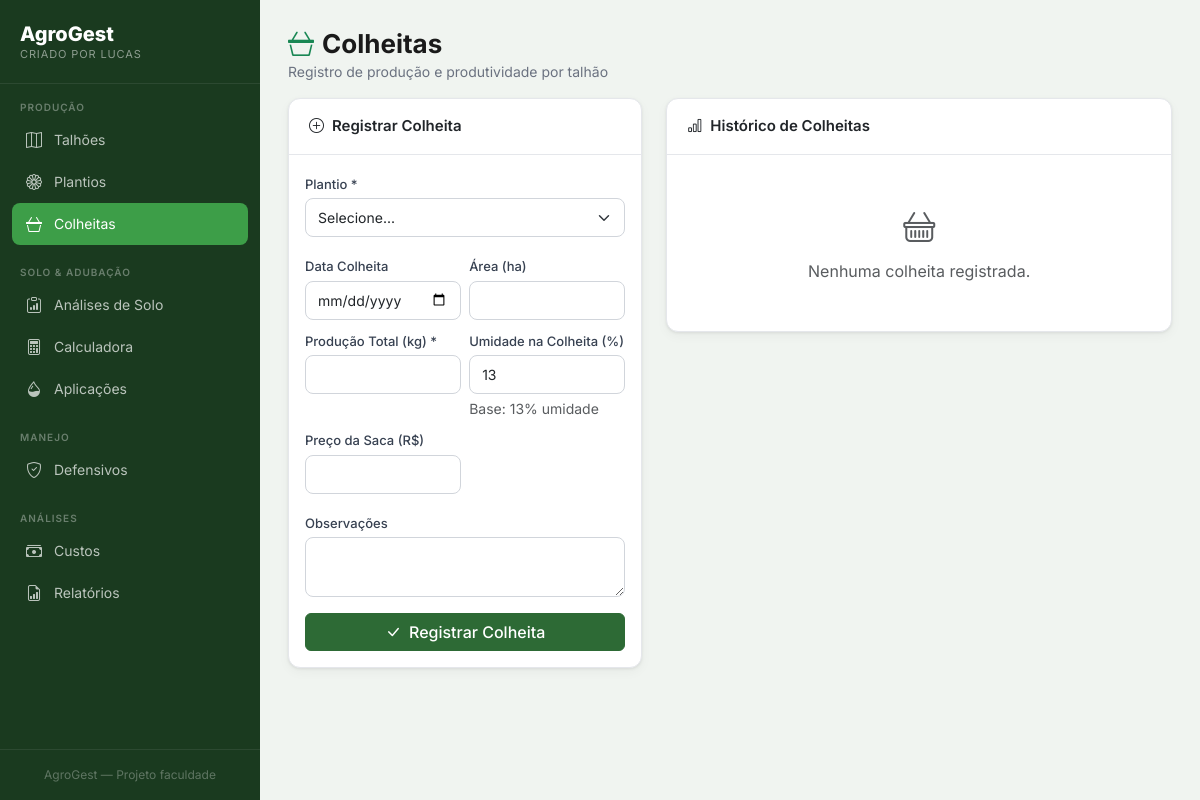
The page /colheita/ on the database as committed earlier.
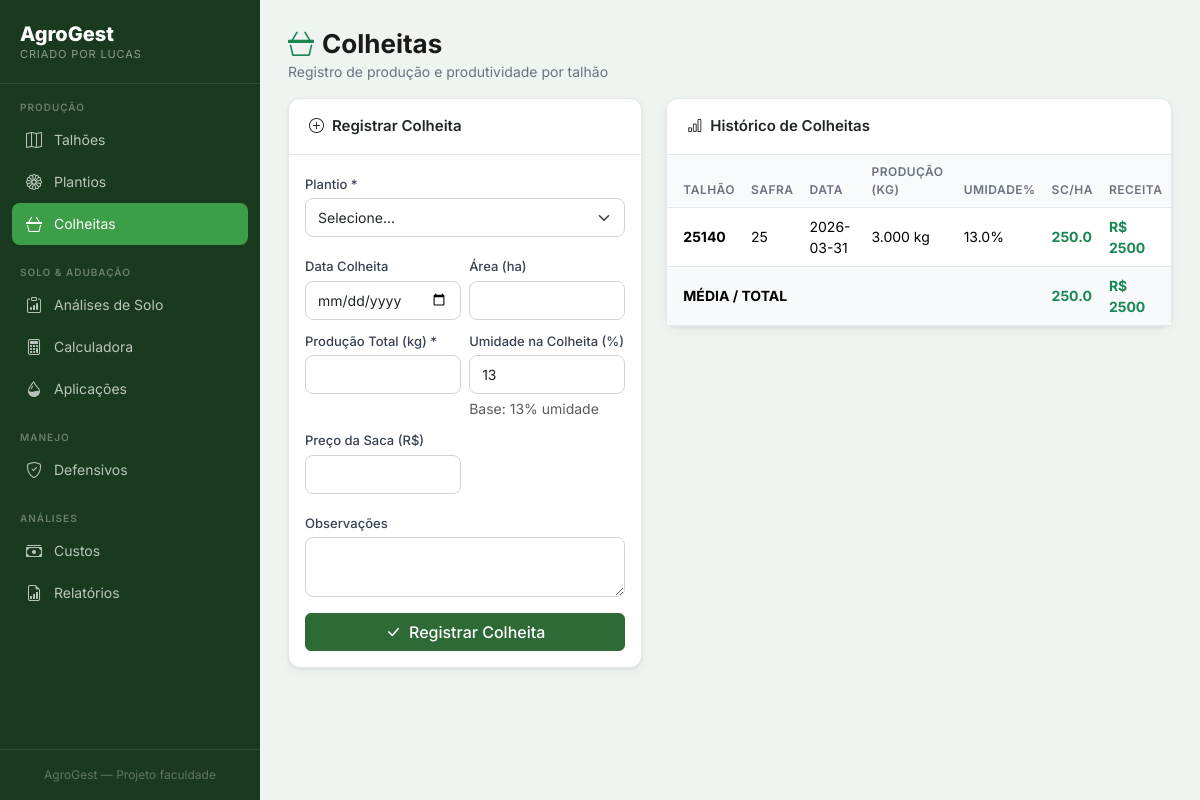
The same page on the database as committed later.
### tables this page shows
CREATE TABLE colheitas (
    id INTEGER PRIMARY KEY AUTOINCREMENT,
    plantio_id INTEGER NOT NULL,
    data_colheita DATE,
    producao_total REAL,
    umidade_colheita REAL,
    producao_corrigida REAL,
    produtividade_kgha REAL,
    produtividade_scha REAL,
    preco_saca REAL,
    receita_bruta REAL,
    observacoes TEXT,
    criado_em TIMESTAMP DEFAULT CURRENT_TIMESTAMP,
    FOREIGN KEY (plantio_id) REFERENCES plantios(id)
);

CREATE TABLE talhoes (
    id INTEGER PRIMARY KEY AUTOINCREMENT,
    nome TEXT NOT NULL,
    area_ha REAL NOT NULL,
    localizacao TEXT,
    tipo_solo TEXT,
    observacoes TEXT,
    criado_em TIMESTAMP DEFAULT CURRENT_TIMESTAMP
);

CREATE TABLE plantios (
    id INTEGER PRIMARY KEY AUTOINCREMENT,
    talhao_id INTEGER NOT NULL,
    safra TEXT NOT NULL,
    data_plantio DATE,
    hibrido TEXT,
    populacao INTEGER,
    area_plantada REAL,
    status TEXT DEFAULT 'planejado',
    observacoes TEXT,
    criado_em TIMESTAMP DEFAULT CURRENT_TIMESTAMP,
    FOREIGN KEY (talhao_id) REFERENCES talhoes(id)
);

### modules/colheita.py (the view)
@colheita_bp.route('/')
def index():
    db = get_db()
    colheitas = db.execute("""
        SELECT c.*, p.safra, p.hibrido, t.nome as talhao_nome, t.area_ha
        FROM colheitas c
        JOIN plantios p ON p.id = c.plantio_id
        JOIN talhoes t ON t.id = p.talhao_id
        ORDER BY c.data_colheita DESC
    """).fetchall()
    plantios = db.execute("""
        SELECT p.id, p.safra, t.nome as talhao_nome, t.area_ha
        FROM plantios p JOIN talhoes t ON t.id=p.talhao_id
        WHERE p.id NOT IN (SELECT plantio_id FROM colheitas)
        ORDER BY p.safra DESC
    """).fetchall()
    return render_template('colheita/index.html', colheitas=colheitas, plantios=plantios)

### database.py (called while the page is built)
def get_db(app=None):
    from flask import current_app
    if app:
        db = sqlite3.connect(app.config['DATABASE'], detect_types=sqlite3.PARSE_DECLTYPES)
        db.row_factory = sqlite3.Row
        return db
    if 'db' not in g:
        g.db = sqlite3.connect(
            current_app.config['DATABASE'],
            detect_types=sqlite3.PARSE_DECLTYPES
        )
        g.db.row_factory = sqlite3.Row
    return g.db

### templates/colheita/index.html (shortened to what the changed rows need)
{% extends "base.html" %}
{% block content %}
<div class="page-header">
    <h1 class="page-title"><i class="bi bi-basket3 me-2 text-success"></i>Colheitas</h1>
</div>
<div class="row g-4">
    <div class="col-lg-7">
        <div class="card">
            <div class="card-body p-0">
                {% if colheitas %}
                <div class="table-responsive">
                    <table class="table table-hover mb-0">
                        <thead>
                            <tr>
                                <th class="ps-3">Talhão</th>
                                <th>Safra</th>
                                <th>Data</th>
                                <th>Produção (kg)</th>
                                <th>Umidade%</th>
                                <th>sc/ha</th>
                                <th>Receita</th>
                            </tr>
                        </thead>
                        <tbody>
                            {% for c in colheitas %}
                            <tr>
                                <td class="ps-3 fw-bold">{{ c.talhao_nome }}</td>
                                <td>{{ c.safra }}</td>
                                <td>{{ c.data_colheita or '—' }}</td>
                                <td>{{ "{:,.0f}".format(c.producao_corrigida or c.producao_total).replace(",",".") }} kg</td>
                                <td>{{ c.umidade_colheita }}%</td>
                                <td>
                                    <strong class="text-success">{{ "%.1f"|format(c.produtividade_scha or 0) }}</strong>
                                </td>
                                <td>{% if c.receita_bruta %}
                                    <span class="text-success fw-bold">R$ {{ "%.0f"|format(c.receita_bruta) }}</span>
                                    {% else %}—{% endif %}</td>
                            </tr>
                            {% endfor %}
                        </tbody>
                        <tfoot class="table-light">
                            <tr>
                                <td colspan="5" class="ps-3 fw-bold">MÉDIA / TOTAL</td>
                                <td class="fw-bold text-success">
                                    {{ "%.1f"|format(colheitas|sum(attribute='produtividade_scha')|float / colheitas|length) }}
                                </td>
                                <td class="fw-bold text-success">
                                    R$ {{ "%.0f"|format(colheitas|sum(attribute='receita_bruta')) }}
                                </td>
                            </tr>
                        </tfoot>
                    </table>
                </div>
                {% else %}
                <div class="text-center py-5 text-muted">
                    <i class="bi bi-basket fs-2 d-block mb-2"></i>
                    Nenhuma colheita registrada.
                </div>
                {% endif %}
            </div>
        </div>
    </div>
</div>
{% endblock %}

Rows that differ between the two databases and show on the page:
added colheitas: talhao_nome "25140", safra "25", data_colheita "2026-03-31", producao_corrigida "3.000", umidade_colheita "13.0", produtividade_scha "250.0", receita_bruta "2500"
Other text that changed with them:
{{ "%.0f"|format(colheitas|sum(attribute='receita_bruta')) }}: (not shown) → "2500"
text no longer shown: "Nenhuma colheita registrada."
text now shown: "TALHÃO SAFRA DATA PRODUÇÃO (KG) UMIDADE% SC/HA RECEITA MÉDIA / TOTAL 250.0 R$"
